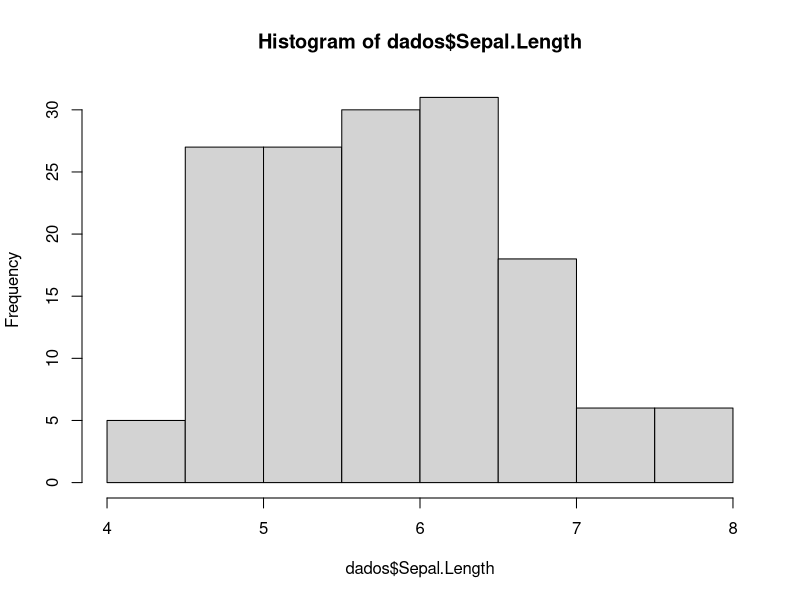
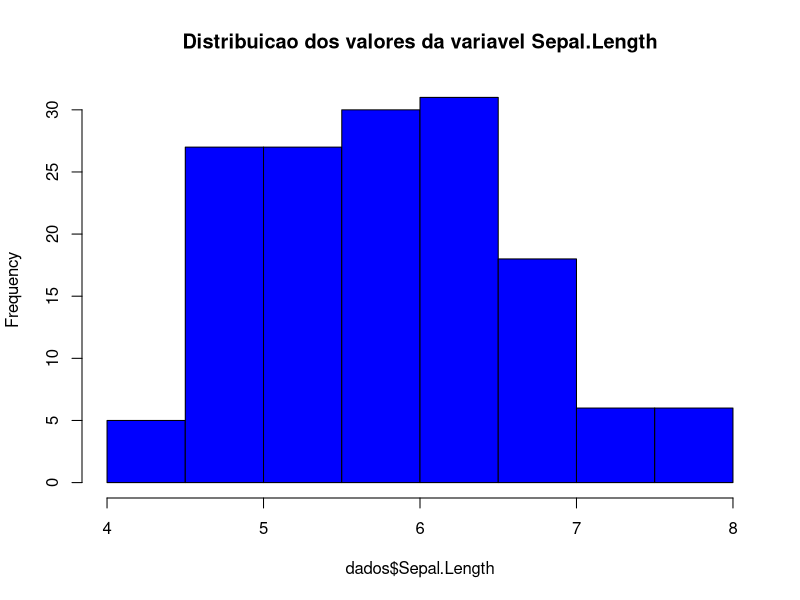
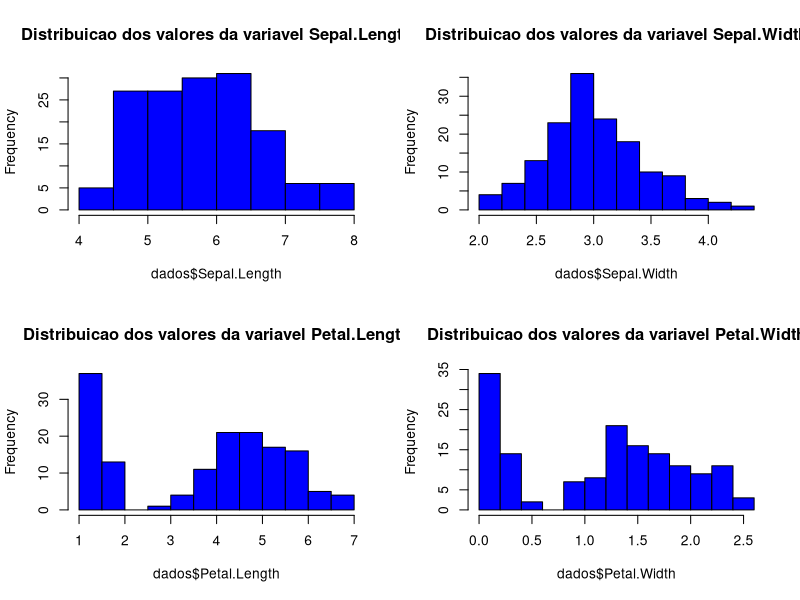
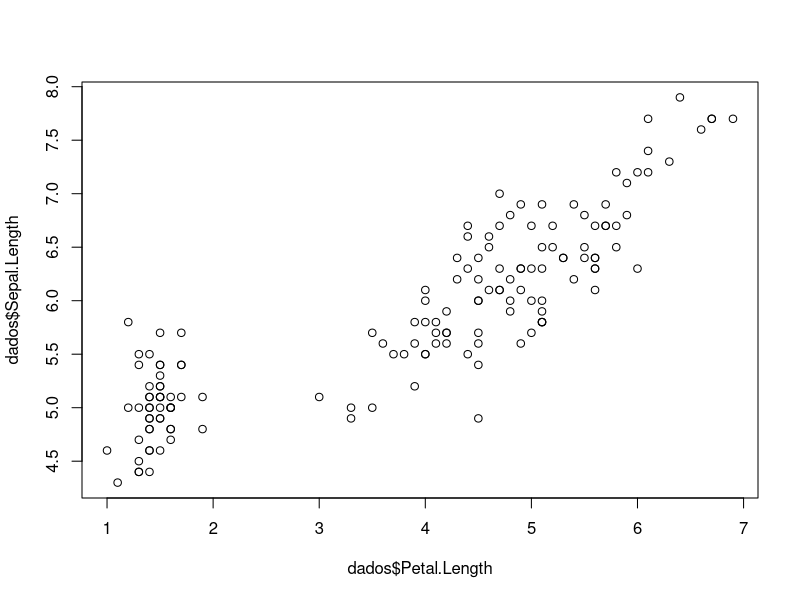
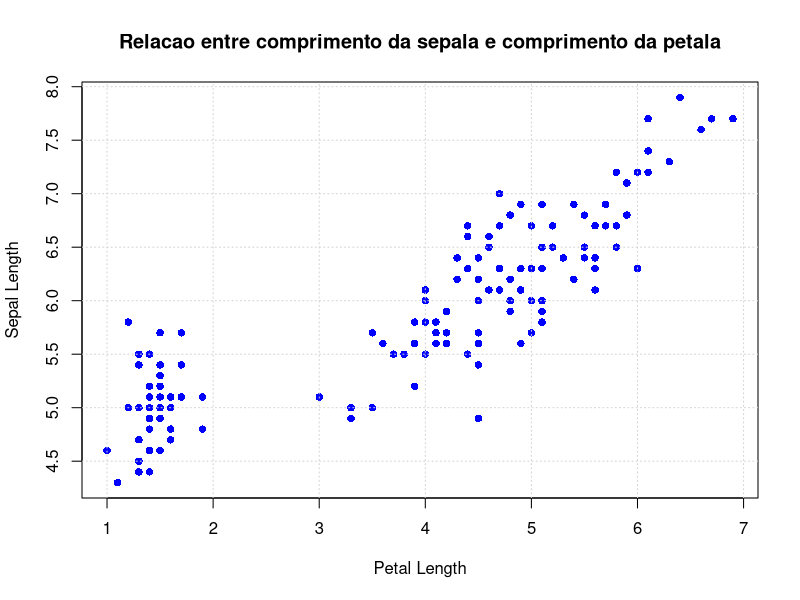
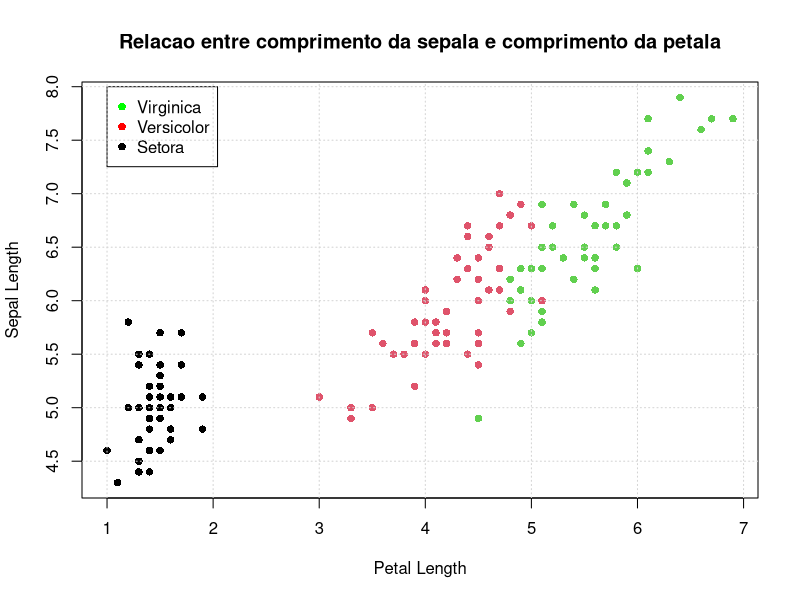
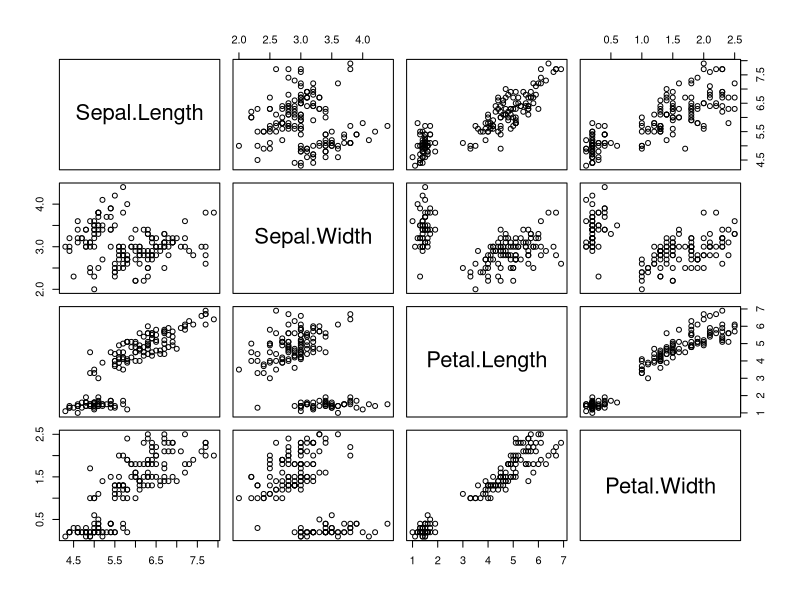
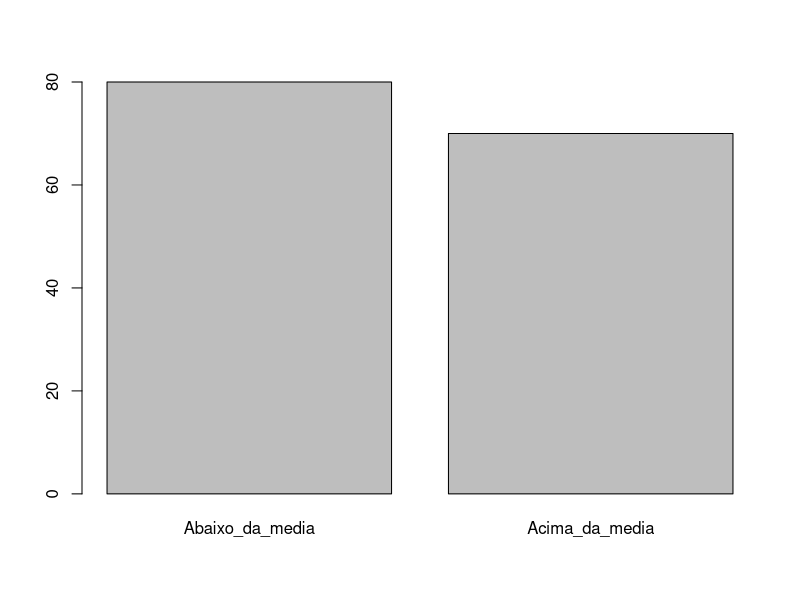

The R script that drew these images, in order:
#Remove objetos da memória do R
rm(list=ls(all=TRUE)) 

#Armazena o conjunto de dados iris em um data frame com o nome dados
head(iris)
dados <- iris

#visualiza a media (mean) e outras estatisticas descritivas das variaveis
summary(dados)

#Visualiza desvio padrao (standard deviation) das variaveis
sd(dados$Sepal.Length)
sd(dados$Sepal.Width)
sd(dados$Petal.Length)
sd(dados$Petal.Width)

#Visualiza atraves de um histograma a distribuicao da variavel Sepal Length
hist(dados$Sepal.Length)

# Customizando o histograma
hist(dados$Sepal.Length,
     col = 'blue',
     main = 'Distribuicao dos valores da variavel Sepal.Length')

#Visualiza o histograma das quatro variaveis numericas na mesma pagina
par(mfrow=c(2,2)) #Configura layout para posicionar os graficos em duas linhas e duas colunas

hist(dados$Sepal.Length,
     col = 'blue',
     main = 'Distribuicao dos valores da variavel Sepal.Length')
hist(dados$Sepal.Width,
     col = 'blue',
     main = 'Distribuicao dos valores da variavel Sepal.Width')
hist(dados$Petal.Length,
     col = 'blue',
     main = 'Distribuicao dos valores da variavel Petal.Length')
hist(dados$Petal.Width,
     col = 'blue',
     main = 'Distribuicao dos valores da variavel Petal.Width')

dev.off() #limpa os graficos e volta o layout para configuracao normal

#Visualiza relacao entre as variaveis sepal length e sepal width
plot(y = dados$Sepal.Length,
     x = dados$Petal.Length)

#Customiza o grafico
plot(y = dados$Sepal.Length,
     x = dados$Petal.Length,
     pch = 16,
     col = 'blue',
     xlab = 'Petal Length',
     ylab = 'Sepal Length',
     main = 'Relacao entre comprimento da sepala e comprimento da petala')

grid() #este comando adiciona linhas de grade ao grafico

#Colore o grafico por tipo de flor com o argumento col =
plot(col = dados$Species,
     y = dados$Sepal.Length,
     x = dados$Petal.Length,
     pch = 16,
     xlab = 'Petal Length',
     ylab = 'Sepal Length',
     main = 'Relacao entre comprimento da sepala e comprimento da petala')

#adiciona legenda
legend(x=1,y=8,
       c("Virginica","Versicolor","Setora"),
       col=c("green","red",'black'),
       pch=c(16,16,16))
grid()

#calcula a correlacao entre Sepal.Length e Petal.Length
cor(dados$Sepal.Length, dados$Petal.Length)

#Gera matriz de correlacoes para visualizar a correlacao entre todas as variaveis
cor(dados[,-5]) #remove a coluna 5 pois corresponde a variavel resposta que e categorica

#Visualiza matriz de dispersoes
plot(dados[,-5])

#Cria uma nova variavel informando se a observacao esta acima ou abaixo da media da variavel Sepal.Length

media <- mean(dados$Sepal.Length) #armazena a media em uma variavel
variavel <- ifelse(dados$Sepal.Length > media,
                   'Acima_da_media',
                   'Abaixo_da_media')


variavel <- factor(variavel) #converte nova variavel para factor
plot(variavel) #grafico com a qtde abaixo e acima da media
table(variavel) #visualiza a qtde abaixo e acima da media Mineração
